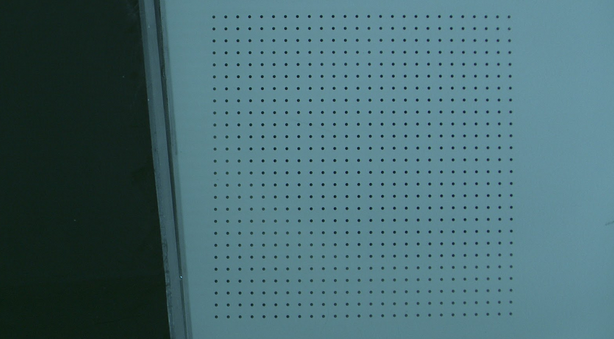
#> input picture grid.png, 614 x 339 px
$ python -i measurement.py   (imports and definitions only)
#> lines starting #> are read from the running program, lines starting #| are printed output that depends on the picture; after the words box and inside, x2 and y2 are one past the last pixel; in counts of white or black regions, pixels touching at a corner belong together
""" This is the code for a distance measurement app based on computer vision and user input
Author: Shivaram Srikanth
Date: 02 - 19 - 2023
"""

################## REQUIRED LIBRARIES #########################

import cv2
import numpy as np
import matplotlib.pyplot as plt
from tkinter import *
from PIL import ImageTk, Image
from optparse import OptionParser
import math
import csv

################################################################
################## TUNABLE PARAMETERS ##########################

# Name of App
APP_NAME="Measurement App"

# Optimized based on existig size of image.
APP_SIZE= "680x420"

# Background color
BACKGROUND_COLOR ="#2eb9cc"

# Maximum area of detected contours
MAX_AREA=100

# Minimum distance for generating closest point.
THRESHOLD_DISTANCE=15

# Canny Edge detection parameters (Optimized)
CANNY_MIN_THRESHOLD=80
CANNY_MAX_THRESHOLD=200

# Default parameters
DEFAULT_FILE_TYPE="numpy"
DEFAULT_SCALING_FACTOR=1
DEFAULT_COLOR=(255,255,0)
DEFAULT_IMAGE_PATH="grid.png"

#################################################################
################### REQUIRED CLASSES ############################
""" Class definitions for all classes used for the task"""

# Main viewer class of the app.
class ViewerFrame():

    # [13 lines left out: functions __init__, setParam, not called in this run]

    # Function to call app loop from outside
    def mainloop(self):
        self.root.mainloop()

# Internal frame class that holds all buttons and image to be used for measurement.
class internalFrame():

    # [41 lines left out: functions __init__, setLayout, not called in this run]

    # Handler function for measure mode
    def msr_handler(self):
        self.state.measure_mode=True

    # Handler function for clear button
    # [47 lines left out: functions clear_handler, generate, not called in this run]

    ####################################################
    """ All draw functions needed for the task. """

    # Contour drawing app method.
    # [51 lines left out: functions drawContour, drawLine, not called in this run]

######################################################################
""" State class that monitors the user's activity in the app."""

class stateChecker():
    def __init__(self,img) -> None:
        self.cnt_dict={}              # Dictionary storing the coordinates of hole centres and their corresponding contour.
        self.measure_mode=False       # Measuring mode

        # Initializing the 1st and 2nd centres specified by the user.
        self.x1=None
        self.y1=None
        self.x2=None
        self.y2=None
        self.closest=(None,None)  # Closest centre to user's latest click.
        self.distance=0               # Length of generated line
        self.visited=[]

        # Setting the dictionary of centres and contours. The constructor  of this class calls the calculateContours function that performs hole detection using Computer Vision.
        self.calculateContours(img)

    # Function to create the mapping between all hole centres(Key) and their respective contours(Items).
    def calculateContours(self,img):

        # Calculating contours
        new_image = img.copy()
        thresh= cv2.cvtColor(new_image, cv2.COLOR_BGR2GRAY)
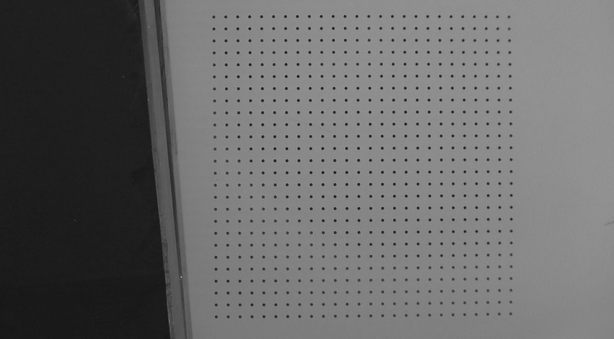
#> thresh: shape (339, 614); min 20, max 156, mean 105.2
        edges = cv2.Canny(thresh, CANNY_MIN_THRESHOLD, CANNY_MAX_THRESHOLD)  # Canny edge detection
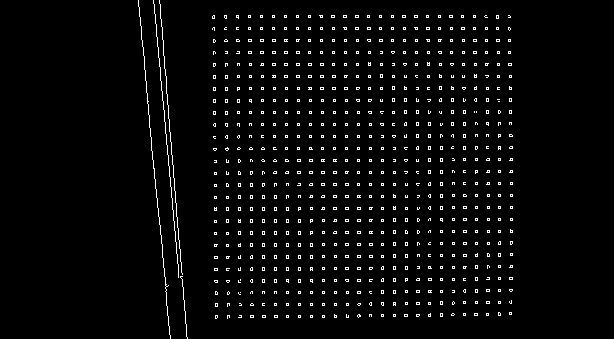
#> edges: shape (339, 614); 3.2% white in thin lines or dots, all inside (x1, y1, x2, y2) = (138, 0, 513, 339)
        cnts = cv2.findContours(edges, cv2.RETR_EXTERNAL, cv2.CHAIN_APPROX_SIMPLE) # Drawing the contours
#> cnts = 684 contours, all with area under 20
        cnts = cnts[0] if len(cnts) == 2 else cnts[1]

        # Looping through contours to to find best
        for i in cnts:
            M = cv2.moments(i)
            if M['m00'] != 0:

                # Performing a check to make sure other contours in the image are not detected.
                if(cv2.contourArea(i) < MAX_AREA):
                    cx = int(M['m10']/M['m00'])
                    cy = int(M['m01']/M['m00'])
                    self.cnt_dict[(cx,cy)]=i
#> this loop made 684 passes
#> (i, cx, cy) on passes 1, 2, 3, 4, 5, 6, 7, 12, 13, 14, 19: ([[322, 315], [322, 317], [324, 317], [324, 315]], 323, 316), ([[310, 315], [310, 317], [312, 317], [312, 315]], 311, 316), ([[298, 315], [298, 317], [300, 317], [300, 315]], 299, 316), ([[286, 315], [286, 317], [288, 317], [288, 315]], 287, 316), ([[274, 315], [274, 317], [277, 317], [277, 315]], 275, 316), ([[262, 315], [262, 317], [265, 317], [265, 315]], 263, 316), ([[250, 315], [250, 317], [253, 317], [253, 315]], 251, 316), ([[404, 314], [404, 316], [407, 316], [407, 314]], 405, 315), ([[393, 314], [393, 316], [395, 316], [395, 314]], 394, 315), ([[381, 314], [381, 316], [383, 316], [383, 314]], 382, 315), ([[486, 313], [486, 315], [488, 315], [488, 313]], 487, 314)
#> (cx, cy) on passes 8, 9, 10, 11, 15, 16: (240, 316), (228, 315), (215, 316), (417, 314), (370, 314), (358, 315)
#> after the loop, self.cnt_dict = 674 items

        if(len(self.cnt_dict)==0):
            print(" No contours detected! ")

    # Calculation of Euclidean distance between two selected centres of points.
    def calculateDistance(self):
#> (the run stopped early here; a loop or call above may not have finished)
